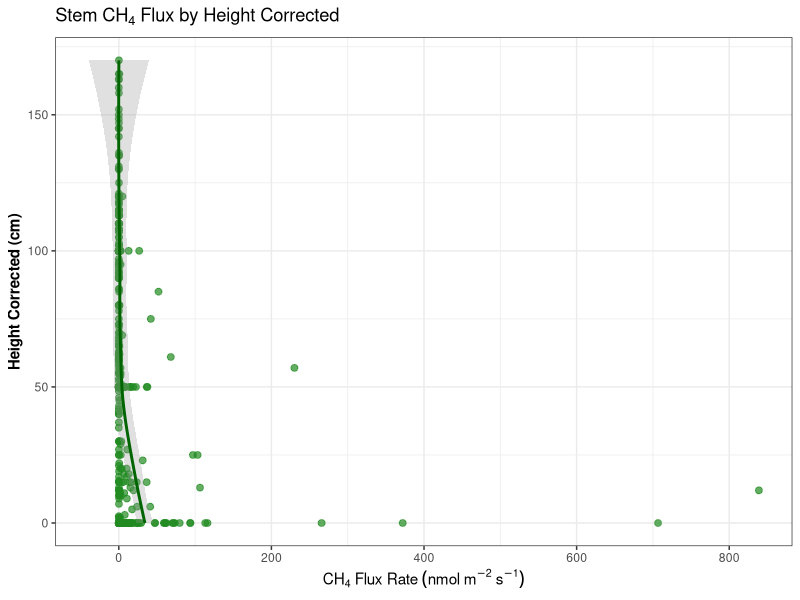
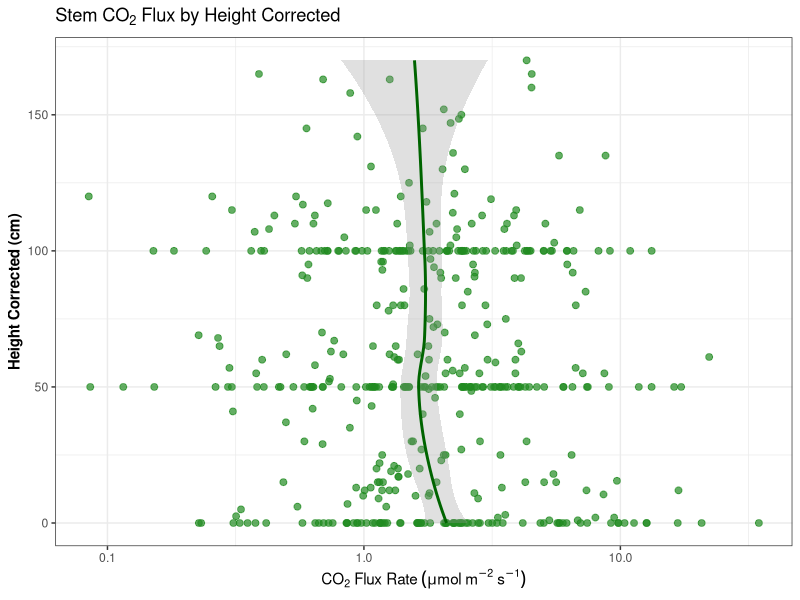
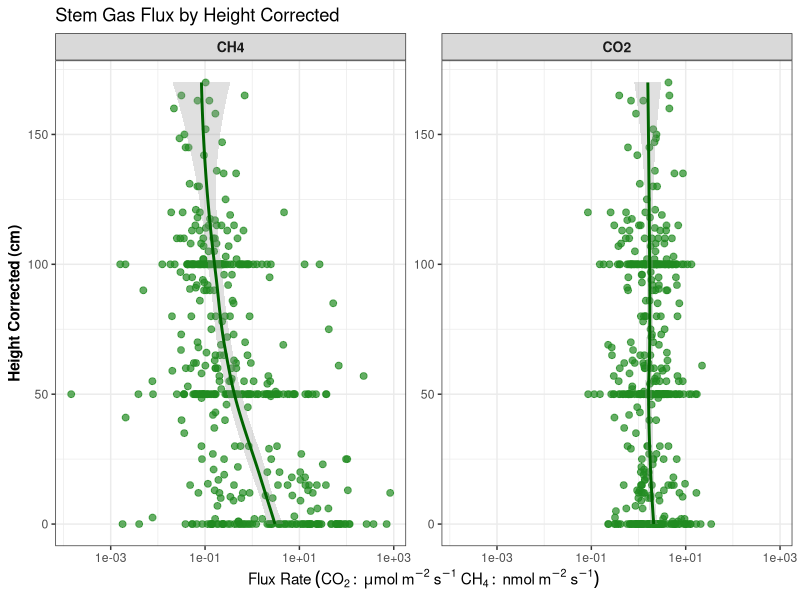
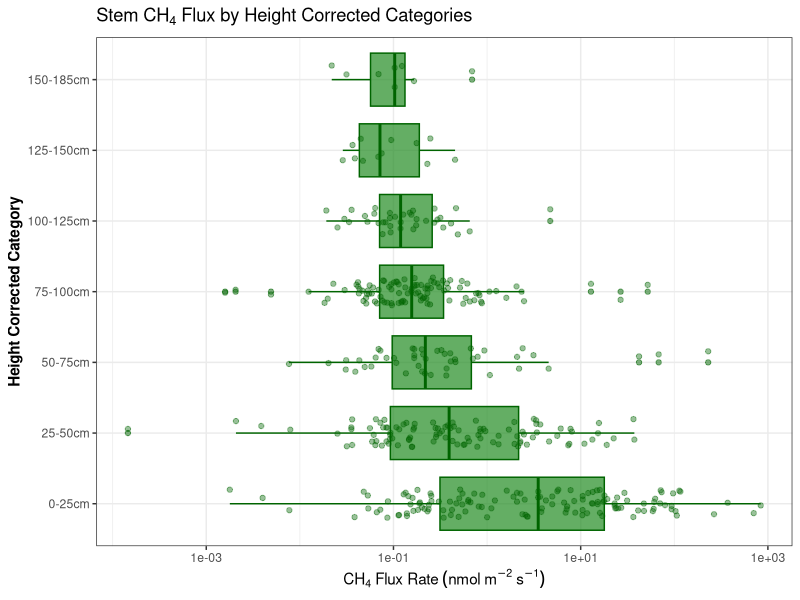
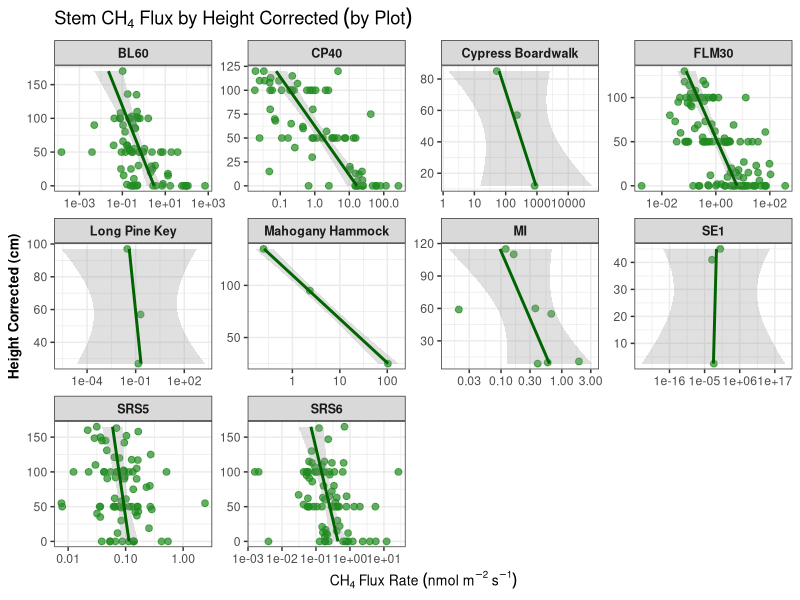
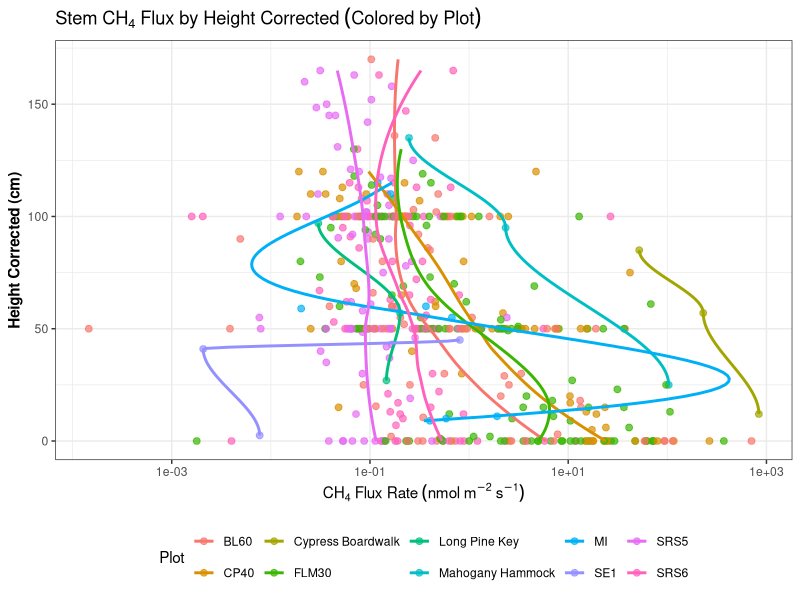
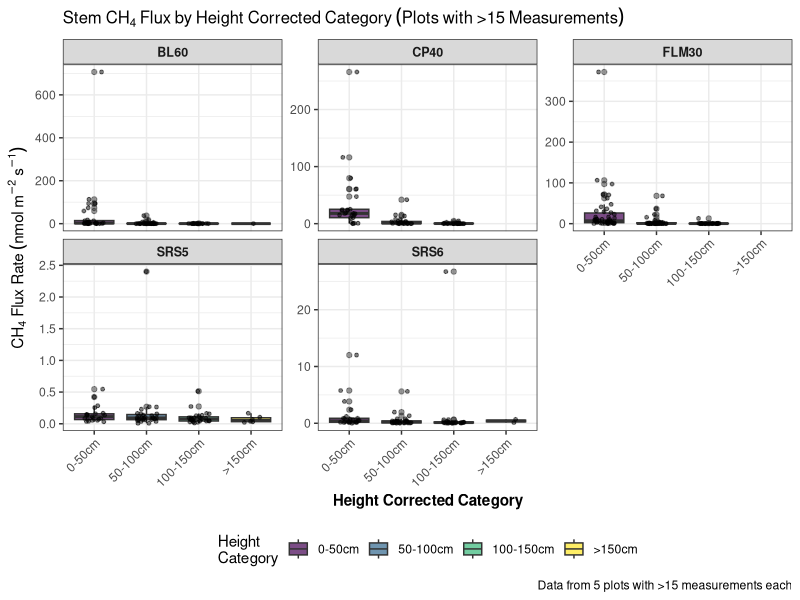
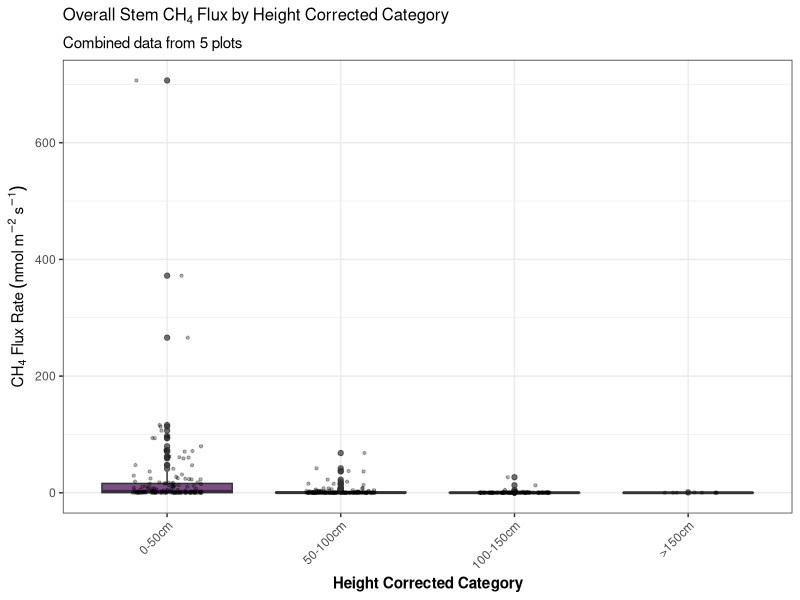

These figures' R source, in order:
# Load required libraries
library(dplyr)
library(ggplot2)
library(tidyverse)

# Read the data (assumes you have this loaded)
df <- read.csv("output/combined_gas_flux_dataset.csv")

# First, let's check what the height_corrected values look like
print("Sample height_corrected values (character):")
print(head(df$height_corrected[df$component == "stem"], 20))

# Filter for stems only and convert height_corrected to numeric, filtering out negative heights
stem_data <- df %>%
  filter(component == "stem",
         !is.na(CH4_best.flux), 
         !is.na(CO2_best.flux),
         !is.na(height_corrected)) %>%  # Check for non-missing height_corrected first
  mutate(height_corrected_numeric = as.numeric(height_corrected)) %>%  # Convert height_corrected to numeric
  filter(!is.na(height_corrected_numeric),  # Remove rows where height_corrected conversion failed
         height_corrected_numeric >= 0,      # Filter out negative and zero heights
         CH4_best.flux >= 0,
         CO2_best.flux >= 0) %>%
  select(-height_corrected) %>%  # Remove original height_corrected column
  rename(height_corrected = height_corrected_numeric)  # Rename numeric version to height_corrected

# Check for any remaining negative heights (quality control)
print("Checking for negative heights after filtering:")
print(paste("Minimum height_corrected:", min(stem_data$height_corrected, na.rm = TRUE)))
print(paste("Any negative heights remaining?", any(stem_data$height_corrected < 0, na.rm = TRUE)))

# Filter to include only plots with 3 or more measurements
plot_counts <- stem_data %>%
  count(plot) %>%
  filter(n >= 3)

print("Plots with 3+ measurements:")
print(plot_counts)

# Filter stem_data to only include plots with sufficient measurements
stem_data <- stem_data %>%
  filter(plot %in% plot_counts$plot)

# Check the height_corrected data structure after conversion and filtering
print("Height corrected data summary for stems after conversion and filtering:")
print(summary(stem_data$height_corrected))
print("Number of stem measurements:")
print(nrow(stem_data))
print("Final plots with stem data:")
print(table(stem_data$plot))

# Define color for stems
stem_color <- "#228B22"  # Forest green

# Re-run just the CH4 plot
p_ch4_height <- stem_data %>%
  ggplot(aes(x = height_corrected, y = CH4_best.flux)) +
  geom_point(alpha = 0.7, size = 2, color = stem_color) +
  geom_smooth(method = "loess", se = TRUE, alpha = 0.3, color = "darkgreen", span = 0.8) +
  #scale_y_log10() +
  coord_flip() +
  labs(
    title = expression(Stem~CH[4]~Flux~by~Height~Corrected),
    x = "Height Corrected (cm)",
    y = expression(CH[4]~Flux~Rate~(nmol~m^-2~s^-1))
  ) +
  theme_bw() +
  theme(
    axis.title = element_text(size = 11, face = "bold")
  )

print(p_ch4_height)

# 2. CO2 Flux by Height Corrected - Scatter plot for stems (height_corrected on y-axis after coord_flip)
p_co2_height <- stem_data %>%
  ggplot(aes(x = height_corrected, y = CO2_best.flux)) +
  geom_point(alpha = 0.7, size = 2, color = stem_color) +
  geom_smooth(method = "loess", se = TRUE, alpha = 0.3, color = "darkgreen", span = 0.8) +
  scale_y_log10() +
  coord_flip() +
  labs(
    title = expression(Stem~CO[2]~Flux~by~Height~Corrected),
    x = "Height Corrected (cm)",
    y = expression(CO[2]~Flux~Rate~(mu*mol~m^-2~s^-1))
  ) +
  theme_bw() +
  theme(
    axis.title = element_text(size = 11, face = "bold")
  )

print(p_co2_height)

# 3. Combined CH4 and CO2 flux by height_corrected for stems (using coord_flip with less sensitive loess)
# Reshape data for combined plot
stem_combined <- stem_data %>%
  select(height_corrected, plot, month_year, CH4_best.flux, CO2_best.flux) %>%
  pivot_longer(cols = c(CH4_best.flux, CO2_best.flux), 
               names_to = "gas_type", 
               values_to = "flux_value") %>%
  mutate(gas_type = case_when(
    gas_type == "CH4_best.flux" ~ "CH4",
    gas_type == "CO2_best.flux" ~ "CO2"
  ))

p_combined_height <- stem_combined %>%
  ggplot(aes(x = height_corrected, y = flux_value)) +
  geom_point(alpha = 0.7, size = 2, color = stem_color) +
  geom_smooth(method = "loess", se = TRUE, alpha = 0.3, color = "darkgreen", span = 0.8) +
  facet_wrap(~gas_type, scales = "free_y") +
  scale_y_log10() +
  coord_flip() +
  labs(
    title = "Stem Gas Flux by Height Corrected",
    x = "Height Corrected (cm)",
    y = expression(Flux~Rate~(CO[2]:~mu*mol~m^-2~s^-1~CH[4]:~nmol~m^-2~s^-1))
  ) +
  theme_bw() +
  theme(
    axis.title = element_text(size = 11, face = "bold"),
    strip.text = element_text(size = 10, face = "bold")
  )

print(p_combined_height)

# 4. Height corrected binned analysis for stems (filter out NA height_corrected categories)
# Create height_corrected bins appropriate for 0-185 cm range
stem_data_binned <- stem_data %>%
  mutate(height_bin = cut(height_corrected, 
                          breaks = c(0, 25, 50, 75, 100, 125, 150, 185),
                          labels = c("0-25cm", "25-50cm", "50-75cm", "75-100cm", "100-125cm", "125-150cm", "150-185cm"),
                          include.lowest = TRUE)) %>%
  filter(!is.na(height_bin))  # Remove NA height_corrected categories

p_height_bins <- stem_data_binned %>%
  ggplot(aes(x = height_bin, y = CH4_best.flux)) +
  geom_boxplot(alpha = 0.7, outlier.alpha = 0.5, fill = stem_color, color = "darkgreen") +
  geom_jitter(alpha = 0.4, size = 1.5, width = 0.2, color = "darkgreen") +
  scale_y_log10() +
  coord_flip() +
  labs(
    title = expression(Stem~CH[4]~Flux~by~Height~Corrected~Categories),
    x = "Height Corrected Category",
    y = expression(CH[4]~Flux~Rate~(nmol~m^-2~s^-1))
  ) +
  theme_bw() +
  theme(
    axis.title = element_text(size = 11, face = "bold")
  )

print(p_height_bins)

# 5. Faceted by plot for stems (using less sensitive loess)
p_height_faceted <- stem_data %>%
  ggplot(aes(x = height_corrected, y = CH4_best.flux)) +
  geom_point(alpha = 0.7, size = 2, color = stem_color) +
  geom_smooth(method = "lm", se = TRUE, alpha = 0.3, color = "darkgreen") +
  facet_wrap(~plot, scales = "free") +
  scale_y_log10() +
  coord_flip() +
  labs(
    title = expression(Stem~CH[4]~Flux~by~Height~Corrected~(by~Plot)),
    x = "Height Corrected (cm)",
    y = expression(CH[4]~Flux~Rate~(nmol~m^-2~s^-1))
  ) +
  theme_bw() +
  theme(
    axis.title = element_text(size = 10, face = "bold"),
    strip.text = element_text(size = 9, face = "bold")
  )

print(p_height_faceted)

# 6. Stem flux by height_corrected colored by plot (using less sensitive loess)
p_height_by_plot <- stem_data %>%
  ggplot(aes(x = height_corrected, y = CH4_best.flux, color = plot)) +
  geom_point(alpha = 0.7, size = 2) +
  geom_smooth(method = "loess", se = FALSE, alpha = 0.8, span = 0.8) +
  scale_y_log10() +
  coord_flip() +
  labs(
    title = expression(Stem~CH[4]~Flux~by~Height~Corrected~(Colored~by~Plot)),
    x = "Height Corrected (cm)",
    y = expression(CH[4]~Flux~Rate~(nmol~m^-2~s^-1)),
    color = "Plot"
  ) +
  theme_bw() +
  theme(
    axis.title = element_text(size = 11, face = "bold"),
    legend.position = "bottom"
  )

print(p_height_by_plot)

# Summary statistics by height_corrected ranges for stems
height_summary <- stem_data_binned %>%
  group_by(height_bin) %>%
  summarise(
    n = n(),
    mean_height_corrected = mean(height_corrected, na.rm = TRUE),
    mean_ch4 = mean(CH4_best.flux, na.rm = TRUE),
    median_ch4 = median(CH4_best.flux, na.rm = TRUE),
    sd_ch4 = sd(CH4_best.flux, na.rm = TRUE),
    mean_co2 = mean(CO2_best.flux, na.rm = TRUE),
    median_co2 = median(CO2_best.flux, na.rm = TRUE),
    sd_co2 = sd(CO2_best.flux, na.rm = TRUE),
    .groups = 'drop'
  )

print("Summary statistics by height_corrected category for stems:")
print(height_summary)

# Correlation analysis for stems
correlation_results <- stem_data %>%
  summarise(
    ch4_height_corrected_cor = cor(height_corrected, log10(CH4_best.flux), use = "complete.obs"),
    co2_height_corrected_cor = cor(height_corrected, log10(CO2_best.flux), use = "complete.obs"),
    ch4_height_corrected_cor_linear = cor(height_corrected, CH4_best.flux, use = "complete.obs"),
    co2_height_corrected_cor_linear = cor(height_corrected, CO2_best.flux, use = "complete.obs"),
    n_obs = n()
  )

print("Correlation between height_corrected and flux for stems:")
print(correlation_results)

# Correlation by plot (only for plots with 5+ observations for reliable correlations)
correlation_by_plot <- stem_data %>%
  group_by(plot) %>%
  summarise(
    ch4_height_corrected_cor = cor(height_corrected, log10(CH4_best.flux), use = "complete.obs"),
    co2_height_corrected_cor = cor(height_corrected, log10(CO2_best.flux), use = "complete.obs"),
    n_obs = n(),
    .groups = 'drop'
  ) %>%
  filter(n_obs >= 5)  # Only show plots with at least 5 observations for reliable correlations

print("Correlation between height_corrected and flux by plot (plots with 5+ observations):")
print(correlation_by_plot)







# Load required libraries
library(dplyr)
library(ggplot2)
library(scales)  # For log scale labels

# Create height_corrected categories with your specified bins
stem_data_categorized <- stem_data %>%
  mutate(
    height_category = case_when(
      height_corrected >= 0 & height_corrected < 50 ~ "0-50cm",
      height_corrected >= 50 & height_corrected < 100 ~ "50-100cm", 
      height_corrected >= 100 & height_corrected < 150 ~ "100-150cm",
      height_corrected >= 150 ~ ">150cm",
      TRUE ~ NA_character_
    ),
    # Convert to factor with proper ordering
    height_category = factor(height_category, 
                             levels = c("0-50cm", "50-100cm", "100-150cm", ">150cm"))
  ) %>%
  # Remove rows with missing height_corrected categories
  filter(!is.na(height_category))

# Filter for plots with >15 measurements
plots_with_sufficient_data <- stem_data_categorized %>%
  count(plot) %>%
  filter(n > 15) %>%
  pull(plot)

# Filter the data to only include plots with >15 measurements
stem_data_final <- stem_data_categorized %>%
  filter(plot %in% plots_with_sufficient_data)

# Check how many plots and measurements we have
cat("Plots with >15 measurements:", length(plots_with_sufficient_data), "\n")
cat("Total measurements in filtered data:", nrow(stem_data_final), "\n")

# Create the faceted plot
p_stem_flux_faceted <- stem_data_final %>%
  ggplot(aes(x = height_category, y = CH4_best.flux)) +
  geom_boxplot(aes(fill = height_category), alpha = 0.7, outlier.alpha = 0.5) +
  geom_jitter(width = 0.2, alpha = 0.5, size = 1) +
  facet_wrap(~ plot, scales = "free_y", ncol = 3) +
  scale_fill_viridis_d(name = "Height\nCategory") +
  labs(
    title = expression(Stem~CH[4]~Flux~by~Height~Corrected~Category~(Plots~with~">15"~Measurements)),
    x = "Height Corrected Category",
    y = expression(CH[4]~Flux~Rate~(nmol~m^-2~s^-1)),
    caption = paste("Data from", length(plots_with_sufficient_data), "plots with >15 measurements each")
  ) +
  theme_bw() +
  theme(
    axis.text.x = element_text(angle = 45, hjust = 1),
    axis.title = element_text(size = 11, face = "bold"),
    plot.title = element_text(size = 12, face = "bold"),
    strip.text = element_text(size = 9, face = "bold"),
    legend.position = "bottom"
  )

print(p_stem_flux_faceted)

# Summary statistics by height_corrected category and plot
summary_stats <- stem_data_final %>%
  group_by(plot, height_category) %>%
  summarise(
    n = n(),
    mean_flux = mean(CH4_best.flux, na.rm = TRUE),
    median_flux = median(CH4_best.flux, na.rm = TRUE),
    sd_flux = sd(CH4_best.flux, na.rm = TRUE),
    .groups = "drop"
  )

print("Summary statistics by plot and height_corrected category:")
print(summary_stats)

# Optional: Create a summary plot showing overall patterns across height_corrected categories
p_overall_summary <- stem_data_final %>%
  ggplot(aes(x = height_category, y = CH4_best.flux)) +
  geom_boxplot(aes(fill = height_category), alpha = 0.7) +
  geom_jitter(width = 0.2, alpha = 0.3, size = 0.8) +
  scale_fill_viridis_d(name = "Height\nCategory") +
  labs(
    title = expression(Overall~Stem~CH[4]~Flux~by~Height~Corrected~Category),
    x = "Height Corrected Category", 
    y = expression(CH[4]~Flux~Rate~(nmol~m^-2~s^-1)),
    subtitle = paste("Combined data from", length(plots_with_sufficient_data), "plots")
  ) +
  theme_bw() +
  theme(
    axis.text.x = element_text(angle = 45, hjust = 1),
    axis.title = element_text(size = 11, face = "bold"),
    plot.title = element_text(size = 12, face = "bold"),
    legend.position = "none"
  )

print(p_overall_summary)



# Load required libraries
library(dplyr)
library(ggplot2)
library(scales)  # For log scale labels

# Create height_corrected categories with your specified bins
stem_data_categorized <- stem_data %>%
  mutate(
    height_category = case_when(
      height_corrected >= 0 & height_corrected < 50 ~ "0-50cm",
      height_corrected >= 50 & height_corrected < 100 ~ "50-100cm", 
      height_corrected >= 100 & height_corrected < 150 ~ "100-150cm",
      height_corrected >= 150 ~ ">150cm",
      TRUE ~ NA_character_
    ),
    # Convert to factor with proper ordering
    height_category = factor(height_category, 
                             levels = c("0-50cm", "50-100cm", "100-150cm", ">150cm"))
  ) %>%
  # Remove rows with missing height_corrected categories
  filter(!is.na(height_category))

# Filter for plots with >15 measurements
plots_with_sufficient_data <- stem_data_categorized %>%
  count(plot) %>%
  filter(n > 15) %>%
  pull(plot)

# Filter the data to only include plots with >15 measurements
stem_data_final <- stem_data_categorized %>%
  filter(plot %in% plots_with_sufficient_data) %>%
  # Filter out zero and negative values for log transformation
  filter(CH4_best.flux > 0)

# Check how many plots and measurements we have
cat("Plots with >15 measurements:", length(plots_with_sufficient_data), "\n")
cat("Total measurements in filtered data:", nrow(stem_data_final), "\n")

# Create the faceted plot with height_corrected on y-axis and log scale for flux
p_stem_flux_faceted <- stem_data_final %>%
  ggplot(aes(x = CH4_best.flux, y = height_category)) +
  geom_boxplot(aes(fill = height_category), alpha = 0.7, outlier.alpha = 0.5) +
  geom_jitter(height = 0.2, alpha = 0.5, size = 1) +
  facet_wrap(~ plot, scales = "free_x", ncol = 3) +
  scale_x_log10(labels = label_log()) +
  scale_fill_viridis_d(name = "Height\nCategory") +
  labs(
    title = expression(Stem~CH[4]~Flux~by~Height~Corrected~Category~(Plots~with~">15"~Measurements)),
    y = "Height Corrected Category",
    x = expression(CH[4]~Flux~Rate~(nmol~m^-2~s^-1)~-~Log~Scale),
    caption = paste("Data from", length(plots_with_sufficient_data), "plots with >15 measurements each")
  ) +
  theme_bw() +
  theme(
    axis.title = element_text(size = 11, face = "bold"),
    plot.title = element_text(size = 12, face = "bold"),
    strip.text = element_text(size = 9, face = "bold"),
    legend.position = "bottom"
  )

print(p_stem_flux_faceted)


# Create the faceted plot with height_corrected on y-axis and log scale for flux
p_stem_flux_faceted <- stem_data_final %>%
  ggplot(aes(x = CH4_best.flux, y = height_category)) +
  geom_boxplot(aes(fill = height_category), alpha = 0.7, outlier.alpha = 0.5) +
  geom_jitter(height = 0.2, alpha = 0.5, size = 1) +
  facet_wrap(~ plot, ncol = 3) +
  scale_x_log10(labels = label_log()) +
  scale_fill_viridis_d(name = "Height\nCategory") +
  labs(
    #title = expression(Stem~CH[4]~Flux~by~Height~Corrected~Category~(Plots~with~">15"~Measurements)),
    y = "Height Corrected Category",
    x = expression(CH[4]~Flux~Rate~(nmol~m^-2~s^-1)~-~Log~Scale),
    #caption = paste("Data from", length(plots_with_sufficient_data), "plots with >15 measurements each")
  ) +
  theme_bw() +
  theme(
    axis.title = element_text(size = 11, face = "bold"),
    plot.title = element_text(size = 12, face = "bold"),
    strip.text = element_text(size = 9, face = "bold"),
    legend.position = "none"
  )

print(p_stem_flux_faceted)

# Summary statistics by height_corrected category and plot
summary_stats <- stem_data_final %>%
  group_by(plot, height_category) %>%
  summarise(
    n = n(),
    mean_flux = mean(CH4_best.flux, na.rm = TRUE),
    median_flux = median(CH4_best.flux, na.rm = TRUE),
    sd_flux = sd(CH4_best.flux, na.rm = TRUE),
    .groups = "drop"
  )

print("Summary statistics by plot and height_corrected category:")
print(summary_stats)

# Optional: Create a summary plot showing overall patterns across height_corrected categories
p_overall_summary <- stem_data_final %>%
  ggplot(aes(x = CH4_best.flux, y = height_category)) +
  geom_boxplot(aes(fill = height_category), alpha = 0.7) +
  geom_jitter(height = 0.2, alpha = 0.3, size = 0.8) +
  scale_x_log10(labels = label_log()) +
  scale_fill_viridis_d(name = "Height\nCategory") +
  labs(
    title = expression(Overall~Stem~CH[4]~Flux~by~Height~Corrected~Category),
    y = "Height Corrected Category", 
    x = expression(CH[4]~Flux~Rate~(nmol~m^-2~s^-1)~-~Log~Scale),
    subtitle = paste("Combined data from", length(plots_with_sufficient_data), "plots")
  ) +
  theme_bw() +
  theme(
    axis.title = element_text(size = 11, face = "bold"),
    plot.title = element_text(size = 12, face = "bold"),
    legend.position = "none"
  )

print(p_overall_summary)


# Optional: Create a summary plot showing overall patterns across height_corrected categories
p_overall_summary <- stem_data_final %>%
  ggplot(aes(x = CH4_best.flux, y = height_category)) +
  geom_boxplot(aes(fill = height_category), alpha = 0.7) +
  geom_jitter(height = 0.2, alpha = 0.3, size = 0.8) +
  scale_x_log10(labels = label_log()) +
  #xlim(-1, 100)+
  scale_fill_viridis_d(name = "Height\nCategory") +
  labs(
    title = expression(Overall~Stem~CH[4]~Flux~by~Height~Corrected~Category),
    y = "Height Corrected Category", 
    x = expression(CH[4]~Flux~Rate~(nmol~m^-2~s^-1)~-~Log~Scale),
    subtitle = paste("Combined data from", length(plots_with_sufficient_data), "plots")
  ) +
  theme_bw() +
  theme(
    axis.title = element_text(size = 11, face = "bold"),
    plot.title = element_text(size = 12, face = "bold"),
    legend.position = "none"
  )

print(p_overall_summary)








# Load required libraries
library(dplyr)
library(ggplot2)
library(ggridges)
library(scales)

# Create site bins and filter data
stem_data_ridge <- stem_data_final %>%
  mutate(
    site_bin = case_when(
      plot %in% c("SRS5", "SRS6") ~ "healthy",
      plot %in% c("BL60") ~ "regenerating", 
      plot %in% c("FLM30", "CP40") ~ "ghost",
      TRUE ~ NA_character_
    )
  ) %>%
  # Filter to only include the specified sites
  filter(!is.na(site_bin)) %>%
  # Convert site_bin to factor with desired order
  mutate(site_bin = factor(site_bin, levels = c("healthy", "regenerating", "ghost")))

# Create ridge plot
p_ridge_by_site <- stem_data_ridge %>%
  ggplot(aes(x = CH4_best.flux, y = height_category, fill = site_bin)) +
  geom_density_ridges(alpha = 0.7, scale = 0.9, bandwidth = 0.5) +
  scale_x_log10(labels = label_log()) +
  scale_fill_manual(values = c("healthy" = "#228B22", "regenerating" = "#808080", "ghost" = "#8B4513"), 
                    name = "Site\nCondition") +
  labs(
    title = expression(Stem~CH[4]~Flux~Distribution~by~Height~Corrected~Category~and~Site~Condition),
    y = "Height Corrected Category", 
    x = expression(CH[4]~Flux~Rate~(nmol~m^-2~s^-1)~-~Log~Scale)
  ) +
  theme_bw() +
  theme(
    axis.title = element_text(size = 11, face = "bold"),
    plot.title = element_text(size = 12, face = "bold"),
    legend.position = "right"
  )

print(p_ridge_by_site)






# Load required libraries
library(dplyr)
library(ggplot2)
library(cowplot)
library(scales)

# Create site bins and filter data
stem_data_ridge <- stem_data_final %>%
  mutate(
    site_bin = case_when(
      plot %in% c("SRS5", "SRS6") ~ "healthy",
      plot %in% c("BL60") ~ "regenerating", 
      plot %in% c("FLM30", "CP40") ~ "ghost",
      TRUE ~ NA_character_
    )
  ) %>%
  # Filter to only include the specified sites
  filter(!is.na(site_bin)) %>%
  # Convert site_bin to factor with desired order
  mutate(site_bin = factor(site_bin, levels = c("healthy", "regenerating", "ghost")))

# Define colors
site_colors <- c("healthy" = "#228B22", "regenerating" = "#808080", "ghost" = "#8B4513")

# Create density plot (top portion)
density_plot <- stem_data_ridge %>%
  ggplot(aes(x = CH4_best.flux, fill = site_bin)) +
  geom_density(alpha = 0.7, adjust = 1.5, position = 'identity') +
  facet_wrap(~height_category, nrow = 1) +
  scale_x_log10(labels = label_log()) +
  scale_fill_manual(values = site_colors) +
  labs(fill = "Site\nCondition") +
  theme_classic() +
  theme(
    axis.title.x = element_blank(),
    axis.text.x = element_blank(),
    axis.ticks.x = element_blank(),
    legend.position = "none",
    strip.text = element_text(size = 10, face = "bold"),
    plot.margin = margin(t = 10, r = 5, b = 0, l = 5)
  )

# Create box/jitter plot (bottom portion)
box_jitter_plot <- stem_data_ridge %>%
  ggplot(aes(x = CH4_best.flux, y = site_bin, fill = site_bin)) +
  geom_jitter(height = 0.2, width = 0, alpha = 0.4, size = 1) +
  geom_boxplot(width = 0.4, alpha = 0.7) +
  facet_wrap(~height_category, nrow = 1) +
  scale_x_log10(labels = label_log()) +
  scale_fill_manual(values = site_colors) +
  labs(
    x = expression(CH[4]~Flux~Rate~(nmol~m^-2~s^-1)),
    y = "Site Condition",
    fill = "Site\nCondition"
  ) +
  theme_classic() +
  theme(
    axis.text.x = element_text(angle = 45, hjust = 1),
    strip.text = element_blank(),  # Remove strip text since it's in the top plot
    legend.position = "right",
    plot.margin = margin(t = 0, r = 5, b = 10, l = 5)
  )

# Align and combine the plots
aligned <- align_plots(density_plot, box_jitter_plot, align = "v", axis = "tblr")
p1 <- ggdraw(aligned[[1]])
p2 <- ggdraw(aligned[[2]])

# Create final rainfall plot
rainfall_plot <- plot_grid(p1, p2, ncol = 1, align = "v", rel_heights = c(1, 2))

print(rainfall_plot)
